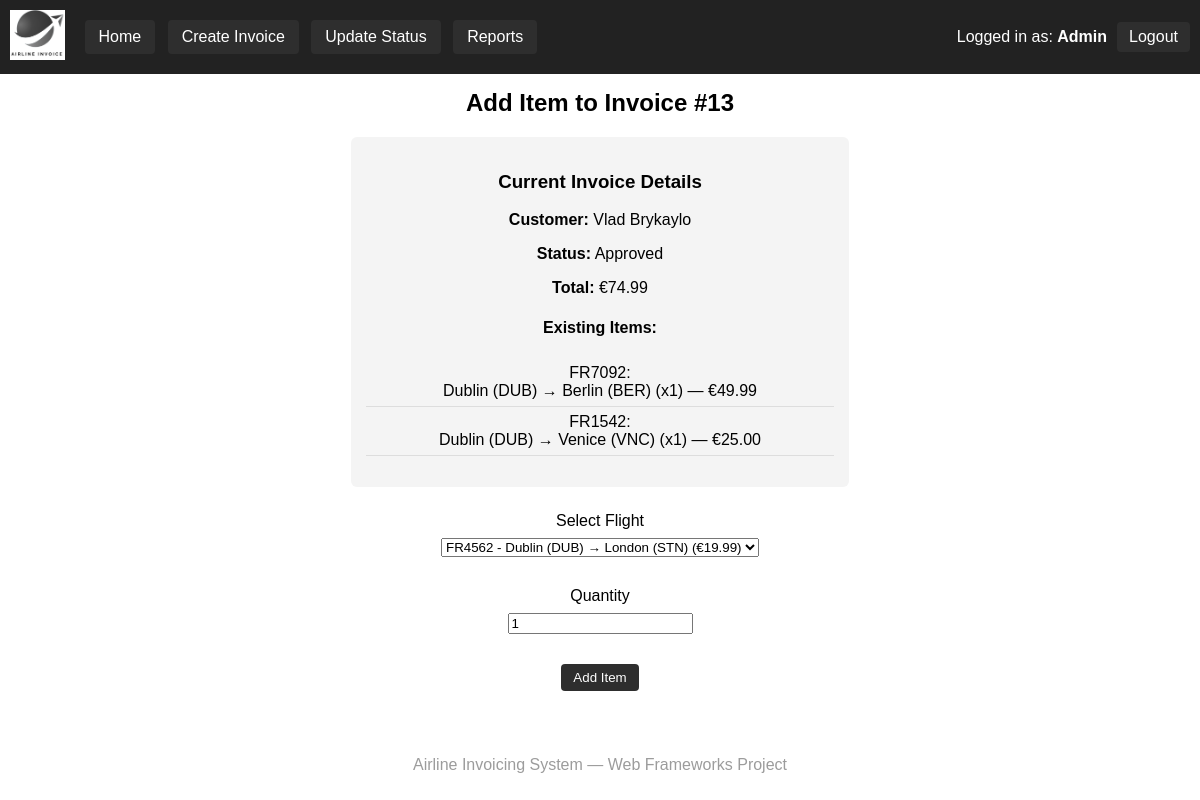
/invoices/13/add-item/ (signed in), run on the app's committed database.
### polls/models.py (models this page shows, shortened)
class Invoice(models.Model):
    customer = models.ForeignKey(Customer, on_delete=models.CASCADE)
    created_by = models.ForeignKey(User, on_delete=models.CASCADE)
    date = models.DateField(auto_now_add=True)
    status = models.CharField(max_length=20, default="Pending")
    total = models.DecimalField(max_digits=10, decimal_places=2, default=0)

class Customer(models.Model):
    name = models.CharField(max_length=100)
    email = models.EmailField()

class InvoiceItem(models.Model):
    invoice = models.ForeignKey(Invoice, on_delete=models.CASCADE)
    flight = models.ForeignKey(Flight, on_delete=models.CASCADE)
    quantity = models.PositiveIntegerField(default=1)
    line_total = models.DecimalField(max_digits=10, decimal_places=2)

class Flight(models.Model):
    flight_number = models.CharField(max_length=20)
    origin = models.CharField(max_length=100)
    destination = models.CharField(max_length=100)
    departure_time = models.DateTimeField()
    base_price = models.DecimalField(max_digits=10, decimal_places=2)

### polls/views.py (the view, shortened to what this page needs)
# urls.py: path('invoices/<int:invoice_id>/add-item/', views.add_invoice_item, name='add_invoice_item'),
@login_required
def add_invoice_item(request, invoice_id):
    if not user_has_role(request.user, 'SalesAgent'):
        return render(request, 'no_permission.html')
    invoice = get_object_or_404(Invoice, id=invoice_id)
    flights = Flight.objects.all()
    return render(request, 'add_invoice_item.html', {
        'invoice': invoice,
        'flights': flights
    })

### polls/views.py (called while the page is built)
def user_has_role(user, role_name):
    if user.username == "Admin":
        return True
    return hasattr(user, 'userprofile') and user.userprofile.role == role_name

### polls/templates/add_invoice_item.html (shortened to what this page needs)
{% extends 'base.html' %}
{% block content %}
<h2>Add Item to Invoice #{{ invoice.id }}</h2>
<div style="margin-bottom:20px; padding:15px; background:#f4f4f4; border-radius:6px; width:40%; margin:auto;">
    <h3>Current Invoice Details</h3>
    <p><strong>Customer:</strong> {{ invoice.customer.name }}</p>
    <p><strong>Status:</strong> {{ invoice.status }}</p>
    <p><strong>Total:</strong> €{{ invoice.total }}</p>
    <h4>Existing Items:</h4>
    {% if invoice.invoiceitem_set.all %}
        <ul style="list-style:none; padding:0;">
            {% for item in invoice.invoiceitem_set.all %}
                <li style="padding:6px 0; border-bottom:1px solid #ddd;">
                    {{ item.flight.flight_number }}: <br>
                    {{ item.flight.origin }} → {{ item.flight.destination }}
                    (x{{ item.quantity }}) — €{{ item.line_total }}
                </li>
            {% endfor %}
        </ul>
    {% endif %}
</div>
<form method="POST" style="margin-top:25px;">
    <div>
        <label>Select Flight</label><br>
        <select name="flight">
            {% for flight in flights %}
            <option value="{{ flight.id }}">
                {{ flight.flight_number }} - {{ flight.origin }} → {{ flight.destination }} (€{{ flight.base_price }})
            </option>
            {% endfor %}
        </select>
    </div>
    <br>
    <div>
        <label>Quantity</label><br>
        <input type="number" name="quantity" value="1" min="1">
    </div>
    <br>
    <button class="btn">Add Item</button>
</form>
{% endblock %}

### polls/templates/base.html (shortened to what this page needs)
{% load static %}
<!DOCTYPE html>
<html>
<head>
</head>
<body>
<header>
    <div style="display:flex; align-items:center; gap:20px;">
        <a href="{% url 'invoice_list' %}">
            <img src="{% static 'polls/images/airline.logo.png' %}"
                 alt="Airline Logo"
                 style="height:50px; width:auto;">
        </a>
        <nav>
            {% if user.is_authenticated %}
                {% if user.username == "Admin" %}
                    <a href="{% url 'invoice_list' %}">Home</a>
                    <a href="{% url 'create_invoice' %}">Create Invoice</a>
                    <a href="{% url 'invoice_list' %}">Update Status</a>
                    <a href="{% url 'customer_report' %}">Reports</a>
                {% endif %}
            {% endif %}
        </nav>
    </div>
    {% if user.is_authenticated %}
    <div class="right-side">
        <span>Logged in as: <strong>{{ user.username }}</strong></span>
        <a href="{% url 'logout' %}" class="btn">Logout</a>
    </div>
    {% endif %}
</header>
<div class="container">
    {% block content %}{% endblock %}
</div>
<footer>
    Airline Invoicing System — Web Frameworks Project
</footer>
</body>
</html>

### polls/templates/base.html (style rules this page uses)
body { font-family: Arial; margin: 0; padding: 0; text-align: center; }
header { background: #222; color: white; padding: 10px; display: flex; justify-content: space-between; align-items: center; }
nav a { color: white; background: #2e2e2e; padding: 8px 14px; border-radius: 4px; margin-right: 8px; display: inline-block; text-decoration: none; }
.right-side { display: flex; align-items: center; gap: 10px; border-radius: 4px; }
.container { padding: 15px; }
h1, h2 { margin-top: 0; }
.btn { padding: 6px 12px; background: #2e2e2e; color: white; text-decoration: none; border: none; cursor: pointer; border-radius: 4px; }
form { margin-top: 20px; }
input, select { margin-top: 8px; margin-bottom: 12px; }
footer { margin-top: 40px; padding: 10px; color: #9c9c9c; }

### data on the page
Invoice: id "13", customer.name "Vlad Brykaylo", status "Approved", total "74.99"
InvoiceItem: flight.flight_number "FR7092", flight.origin "Dublin (DUB)", flight.destination "Berlin (BER)", quantity "1", line_total "49.99"
InvoiceItem: flight.flight_number "FR1542", flight.origin "Dublin (DUB)", flight.destination "Venice (VNC)", quantity "1", line_total "25.00"

### other printed values
{{ user.username }} "Admin"
form field flight "FR4562 - Dublin (DUB) → London (STN) (€19.99)"
